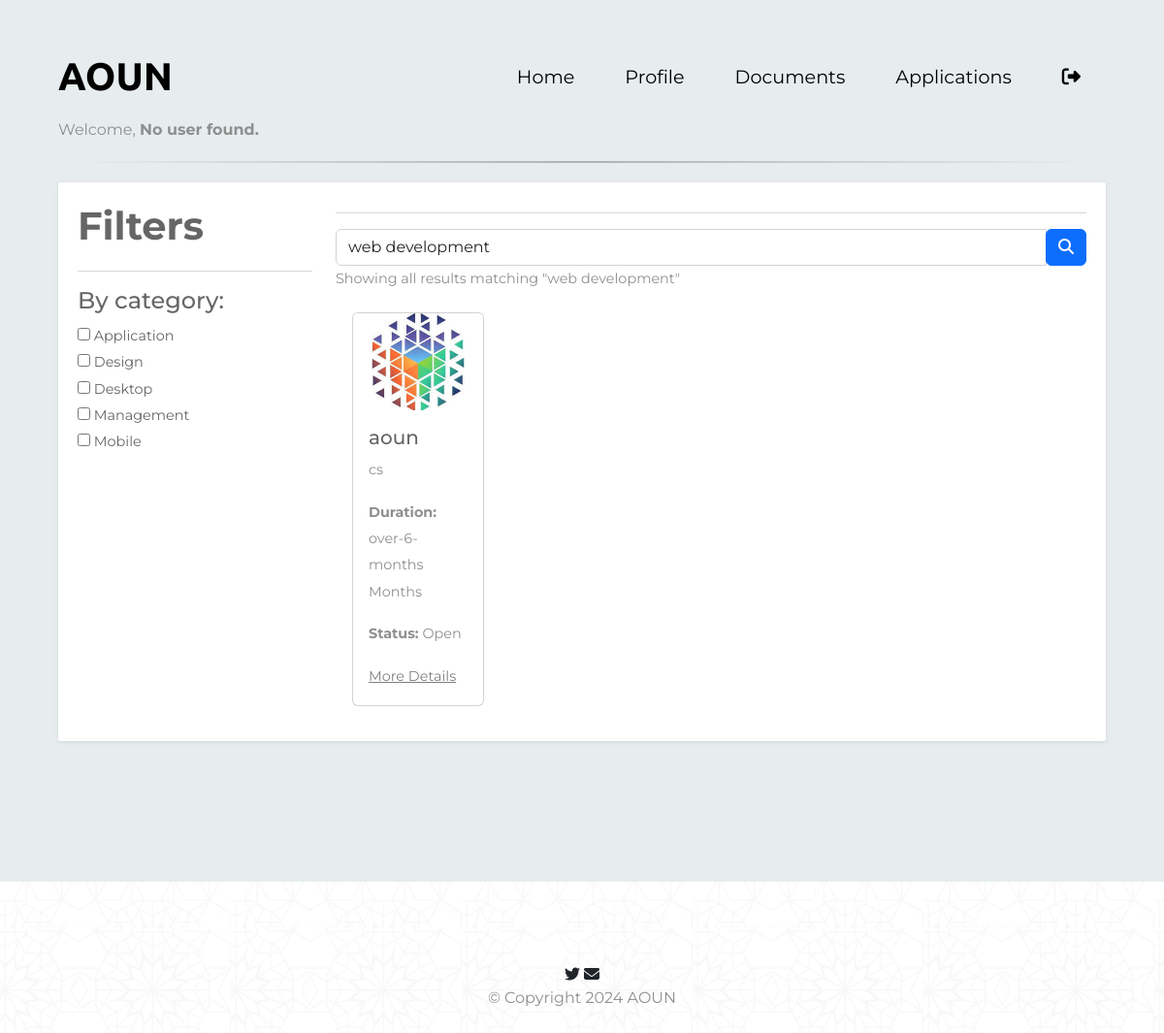
The page /HomePage_student on the database as committed earlier.
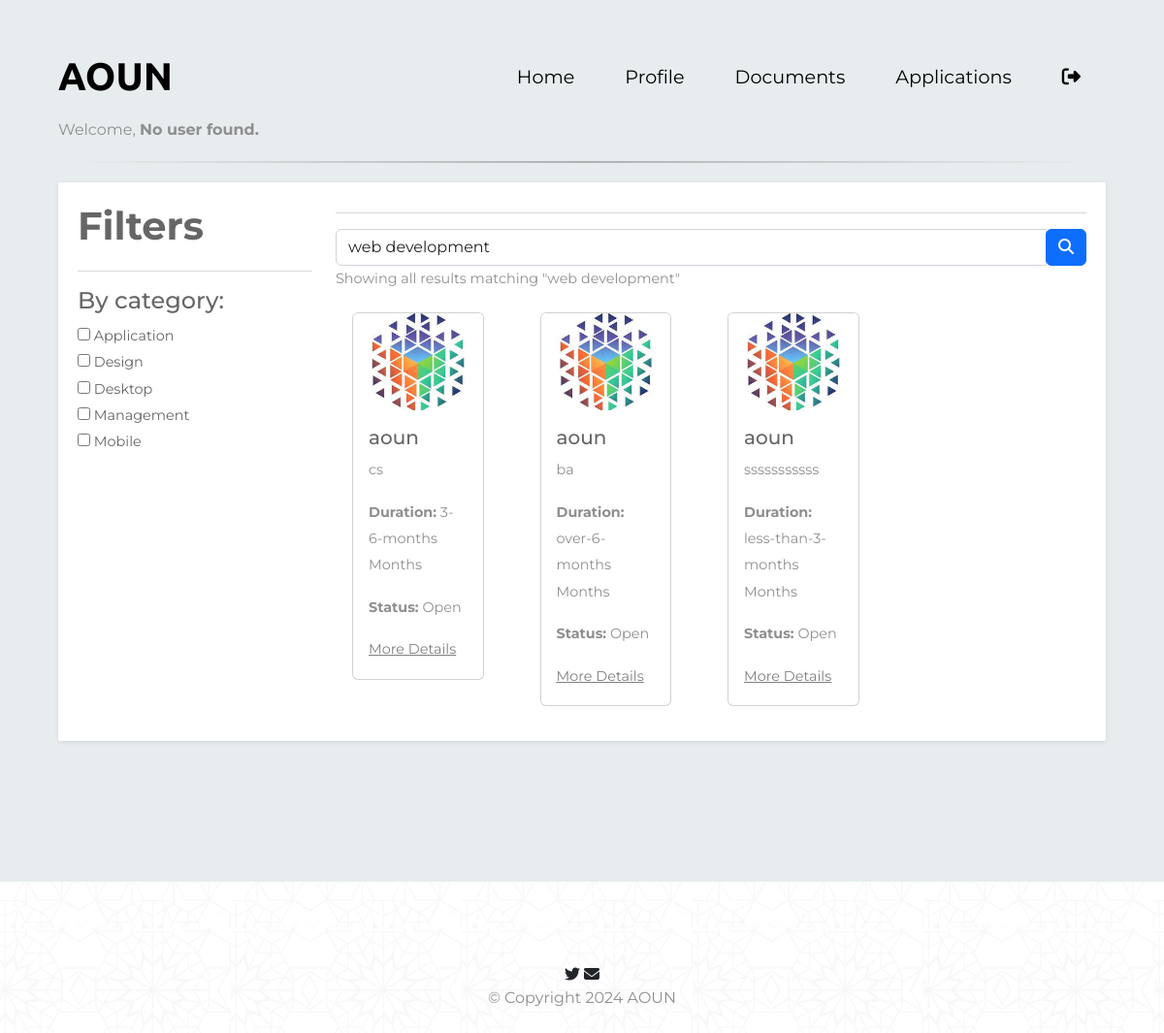
The same page on the database as committed later.
### flaskapp/flaskapp/models.py (models this page shows)
class Opportunity(db.Model):
    id = db.Column(db.Integer, primary_key=True)
    OppDuration = db.Column(db.String(50), nullable=False)
    OppCity = db.Column(db.String(50), nullable=False)
    OppJobTitle = db.Column(db.String(100), nullable=False)
    OppJobDesc = db.Column(db.Text, nullable=False)
    company_id = db.Column(db.Integer, db.ForeignKey('company.id'), nullable=False)
    applications = db.relationship('Apply', backref='applied_opportunities')  # Ensure consistency with renamed backref

class Company(db.Model):
    id = db.Column(db.Integer, primary_key=True)
    CompName = db.Column(db.String(100), nullable=False)
    CompCity = db.Column(db.String(50), nullable=True)
    CompNum = db.Column(db.String(15), nullable=True)
    CompEmail = db.Column(db.String(100), nullable=False)
    CompWebsite = db.Column(db.String(100), nullable=True)
    CompIndustry = db.Column(db.String(100), nullable=True)
    CompPic = db.Column(db.String(200), nullable=True)
    CompPass = db.Column(db.String(100), nullable=False)
    CompFile = db.Column(db.String(100), nullable=False)
    verify = db.Column(db.Boolean, nullable=True, default=False)
    opportunities = db.relationship('Opportunity', backref='company', lazy=True)

### flaskapp/flaskapp/app.py (the view)
@app.route('/HomePage_student')
def HomePage_student():
    student = session.get('student')
    opportunities = Opportunity.query.all()
    return render_template('student/HomePage_student.html', student=student, opportunities=opportunities)

### flaskapp/flaskapp/templates/student/HomePage_student.html (shortened to what this page needs)
<!DOCTYPE html>
<html>
<head>
  <link rel="stylesheet" href="https://cdn.jsdelivr.net/npm/bootstrap@5.2.0/dist/css/bootstrap.min.css">
  <link rel="stylesheet" href="{{ url_for('static', filename='css/main.css') }}">
  <link rel="stylesheet" href="{{ url_for('static', filename='css/student/stu_home.css') }}">
</head>
<body>
<section id="title">
  <div class="container-fluid">
    <nav class="navbar navbar-expand-lg navbar-dark">
      <a class="navbar-brand" href="{{ url_for('HomePage') }}">AOUN</a>
      <div class="collapse navbar-collapse" id="navbarTogglerDemo02">
        <ul class="navbar-nav ms-auto">
          <li class="nav-item">
            <a class="nav-link" href="{{ url_for('HomePage_student') }}">Home</a>
          </li>
          <li class="nav-item">
            <a class="nav-link" href="{{ url_for('profile') }}">Profile</a>
          </li>
          <li class="nav-item">
            <a class="nav-link" href="{{ url_for('doucment') }}">Documents</a>
          </li>
          <li class="nav-item">
            <a class="nav-link" href="{{ url_for('appliaction') }}">Applications</a>
          </li>
          <li class="nav-item">
            <a class="nav-link" href="{{ url_for('logout') }}"><i class="fa-solid fa-right-from-bracket" style="color: #000000;"></i></a>
          </li>
        </ul>
      </div>
    </nav>
    <div class="welcome">
      <p>
        Welcome, <strong>
        {% if student %}
            {{ student['StFName'] }} {{ student['StLName'] }}
        {% else %}
            No user found.
        {% endif %}
        </strong>
      </p>
    </div>
    <hr class="styled-hr">
    <div class="row">
      <div class="container">
        <div class="row">
          <div class="col-md-12">
            <div class="grid search">
              <div class="grid-body">
                <div class="row">
                  <div class="col-md-3">
                    <h2 class="grid-title">Filters</h2>
                    <hr>
                    <h4>By category:</h4>
                    <div class="checkbox">
                      <label><input type="checkbox" class="icheck"> Application</label>
                    </div>
                    <div class="checkbox">
                      <label><input type="checkbox" class="icheck"> Design</label>
                    </div>
                    <div class="checkbox">
                      <label><input type="checkbox" class="icheck"> Desktop</label>
                    </div>
                    <div class="checkbox">
                      <label><input type="checkbox" class="icheck"> Management</label>
                    </div>
                    <div class="checkbox">
                      <label><input type="checkbox" class="icheck"> Mobile</label>
                    </div>
                  </div>
                  <div class="col-md-9">
                    <hr>
                    <div class="input-group">
                      <input type="text" class="form-control" value="web development">
                      <span class="input-group-btn">
                        <button class="btn btn-primary" type="button"><i class="fa fa-search"></i></button>
                      </span>
                    </div>
                    <p>Showing all results matching "web development"</p>
                    <div class="container">
                      <div class="row">
                        {% if opportunities %}
                          {% for opportunity in opportunities %}
                            <div class="col-md-3 mb-3">
                              <div class="card custom-card-size">
                                <img src="{{ url_for('static', filename='images/sdaia_logo.jpeg') }}" class="card-img-top" alt="Company Logo">
                                <div class="card-body">
                                  <h5 class="card-title">{{ opportunity.company.CompName }}</h5>
                                  <p class="card-text">{{ opportunity.OppJobTitle }}</p>
                                  <p class="card-text"><strong>Duration:</strong> {{ opportunity.OppDuration }} Months</p>
                                  <p class="card-text"><strong>Status:</strong> Open</p>
                                  <a href="#" class="more-details-link" data-bs-toggle="modal" data-bs-target="#detailsModal{{ opportunity.id }}">More Details</a>
                                </div>
                              </div>
                            </div>
                          {% endfor %}
                        {% else %}
                          <div class="col-12">
                            <div class="alert alert-warning text-center">
                              No opportunities available at the moment.
                            </div>
                          </div>
                        {% endif %}
                      </div>
                    </div>
                  </div>
                </div>
              </div>
            </div>
          </div>
        </div>
      </div>
    </div>
  </div>
</section>
<footer id="footer">
  <i class="social-icon fa-brands fa-twitter"></i>
  <i class="social-icon fa-solid fa-envelope"></i>
  <p>© Copyright 2024 AOUN</p>
</footer>
</body>
</html>

### flaskapp/flaskapp/static/css/main.css (style rules this page uses)
body { font-family: "Montserrat"; background-image: url(images/login-bg.png); }
#title { background-color: #e7edef; color: #000000; }
h2 { font-family: "Montserrat"; font-weight: bold; font-size: 2.5rem; line-height: 1.5; }
p { color: #8f8f8f; }
.container-fluid { padding: 3% 5% 10%; }
.navbar-brand { font-family: "Ubuntu"; font-size: 2.5rem; font-weight: bold; color: #000000; }
.nav-item { padding: 0 18px; }
.nav-link { font-size: 1.2rem; font-family: "Montserrat"; color: #000000; }
.card { margin: 5px; }
.styled-hr { border: 0; height: 2px; background-image: linear-gradient(to right, #f0f0f0, #000000, #f0f0f0); margin: 20px 0; }
#footer { padding: 7% 15%; text-align:center; }

### flaskapp/flaskapp/static/css/student/stu_home.css (style rules this page uses)
.grid { position: relative; width: 100%; background: #fff; color: #666666; border-radius: 2px; margin-bottom: 25px; box-shadow: 0px 1px 4px rgba(0, 0, 0, 0.1); }
.grid .grid-body { padding: 15px 20px 15px 20px; font-size: 0.9em; line-height: 1.9em; }
a { text-decoration: none; color: white; }
.custom-card-size { width: 80%; max-width: 200px; height: auto; }
.card-img-top { height: 100px; object-fit: cover; }
.more-details-link { color: grey; text-decoration: underline; }

Rows that differ between the two databases and show on the page:
changed Opportunity "cs": OppDuration "over-6-months" → "3-6-months"
added Opportunity: company.CompName "aoun", OppJobTitle "ba", OppDuration "over-6-months"
added Opportunity: company.CompName "aoun", OppJobTitle "sssssssssss", OppDuration "less-than-3-months"
